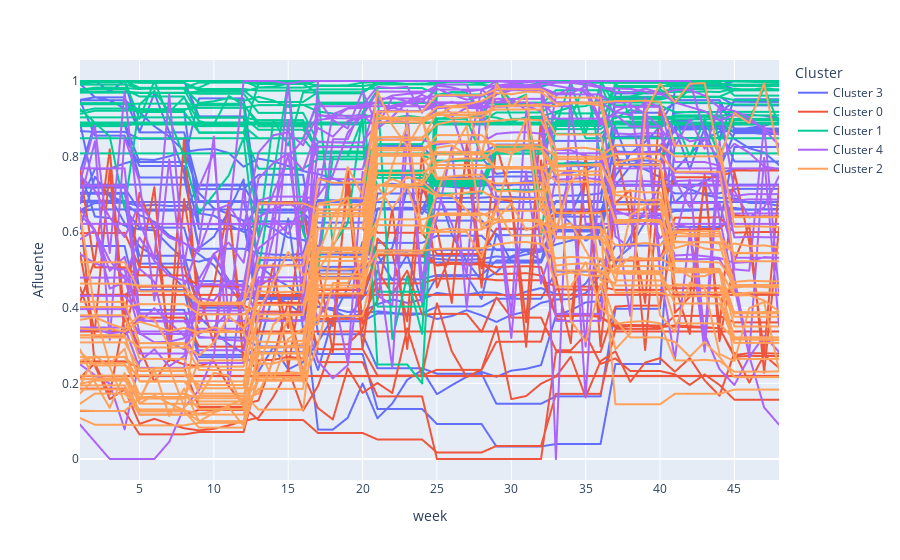

Here is the notebook cell this chart was saved with:
### Code cell
inflows_hidro_S = df_datos_hidro_S.melt(id_vars = ['week','hidrology'], var_name = "Central", value_name = "Afluente")
inflows_hidro_S = pd.pivot_table(inflows_hidro_S, values = "Afluente", index = ["Central","week"], aggfunc = "mean").reset_index()
inflows_hidro_S = inflows_hidro_S.merge(kmeans_hydro_S, left_on = 'Central', right_on = 'Generadores').drop(columns = ["X","Y","Generadores"])
fig5 = px.line(inflows_hidro_S, x = "week", y = "Afluente", color = "Cluster", line_group = "Central", hover_name = "Central")
fig5.show()
